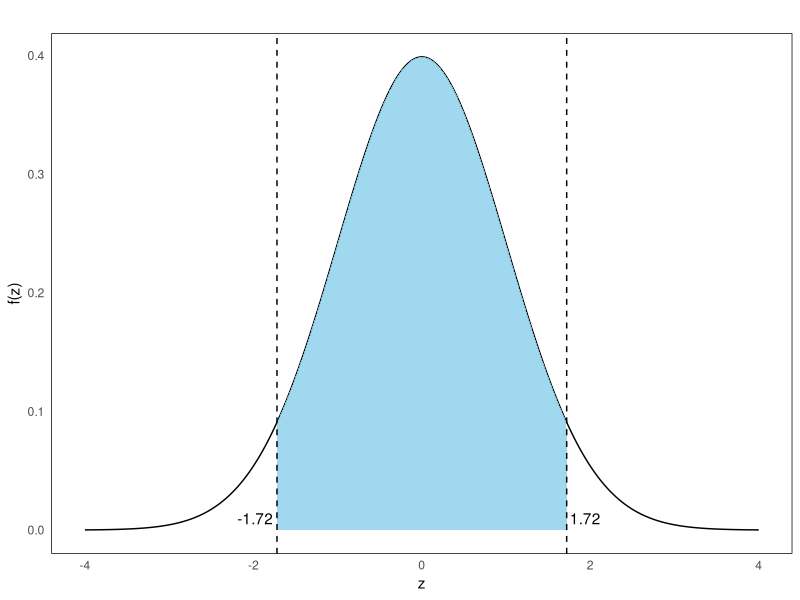

Reproduce this figure in R.
## ---- chunk 1
#| label: plot-shaded-normal
#| fig-width: 6
#| fig-height: 4
#| fig-align: center
#| warning: false
#| message: false

library(ggplot2)

# Define Z range
z_vals <- seq(-4, 4, length.out = 1000)
densities <- dnorm(z_vals)

df <- data.frame(z = z_vals, density = densities)

# Define shading range
shade_range <- subset(df, z >= -1.72 & z <= 1.72)

# Plot
ggplot(df, aes(x = z, y = density)) +
  geom_line(color = "black", size = 0.5) +
  geom_area(data = shade_range, aes(x = z, y = density), fill = "skyblue", alpha = 0.8) +
  geom_vline(xintercept = c(-1.72, 1.72), linetype = "dashed", color = "black") +
  annotate("text", x = -1.72, y = 0.02, label = "-1.72", vjust = 1.5, hjust = 1.1) +
  annotate("text", x = 1.72, y = 0.02, label = "1.72", vjust = 1.5, hjust = -0.1) +
  labs(title = " ", x = "z", y = "f(z)") +
  theme_minimal() +
  theme(
  panel.grid = element_blank(),   
  panel.border = element_rect(color = "black", fill = NA)       
)
